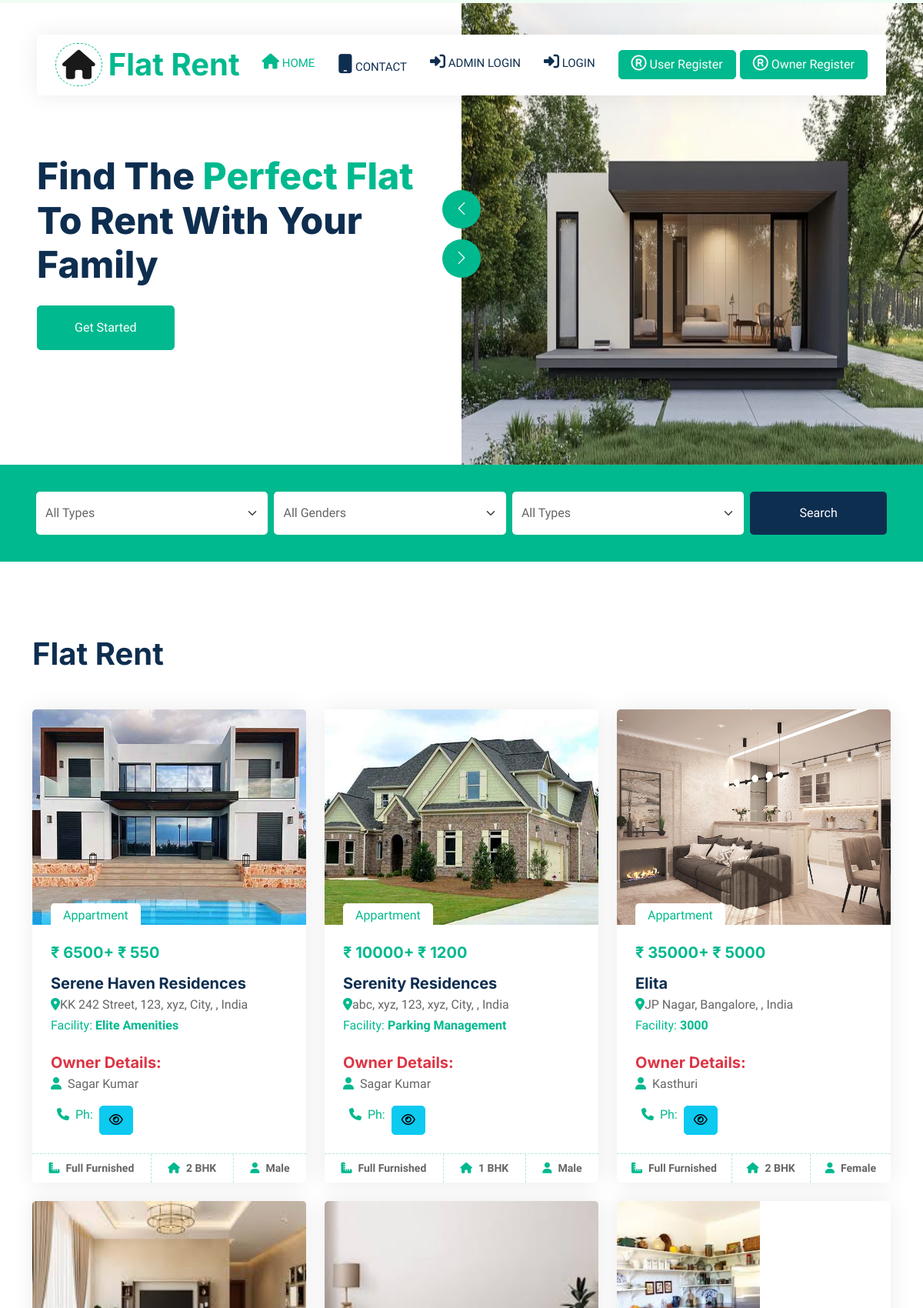
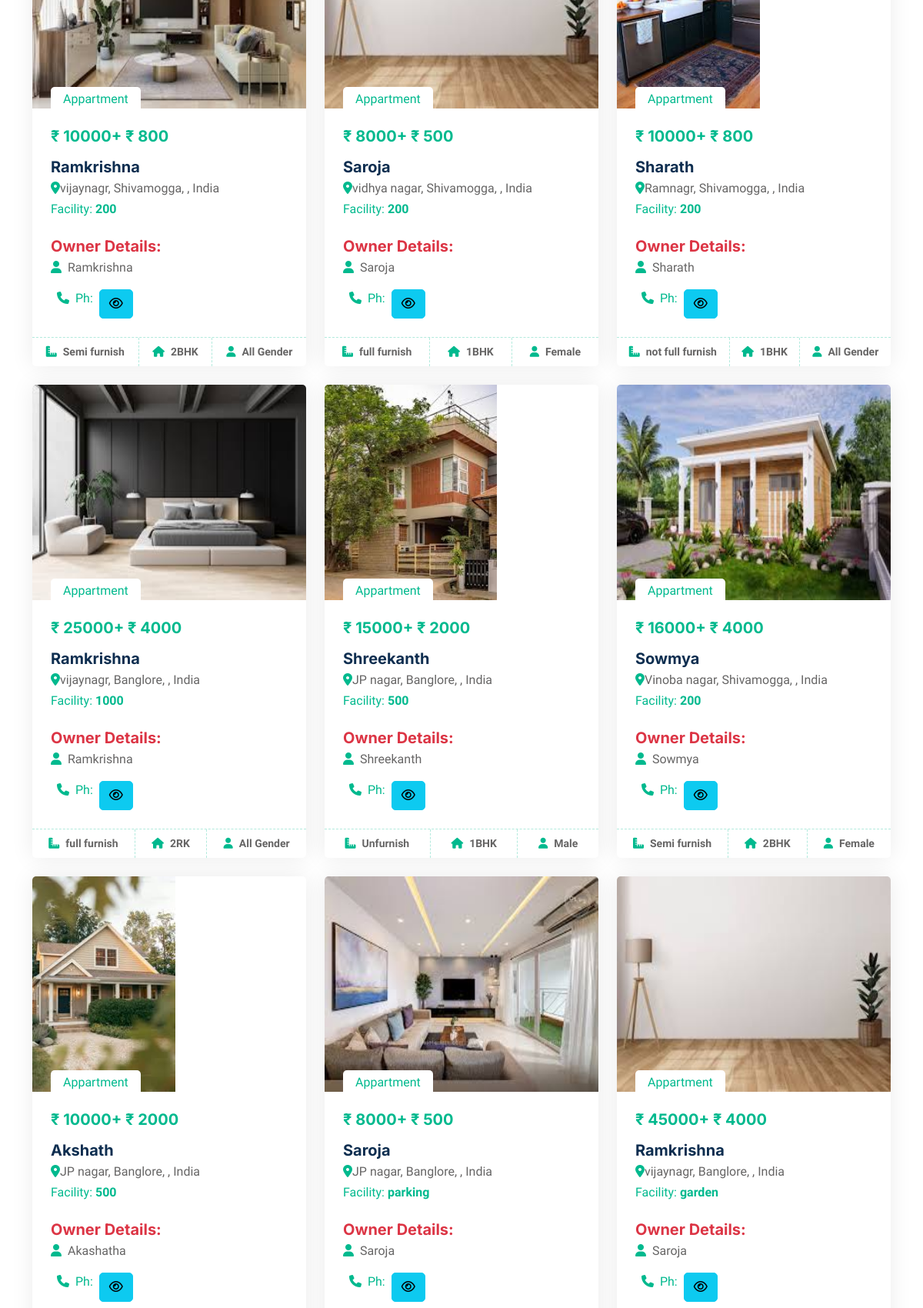
The page / (upper part) on the database its author committed (2 pictures, top to bottom).
### Flatapp/models.py (models this page shows, shortened)
class Apartment(models.Model):
    owner = models.ForeignKey(Owner, on_delete=models.CASCADE, null=True, blank=True)
    name = models.CharField(max_length=100, null=True, blank=True)
    address = models.CharField(max_length=100, null=True, blank=True)
    city = models.CharField(max_length=100, null=True, blank=True)
    state = models.CharField(max_length=200, null=True, blank=True)
    furnish = models.CharField(max_length=200, null=True, blank=True)
    atype = models.CharField(max_length=200, null=True, blank=True)
    ebill = models.CharField(max_length=200, null=True, blank=True)
    extra = models.CharField(max_length=200, null=True, blank=True)
    gender = models.CharField(max_length=200, null=True, blank=True)
    rent = models.CharField(max_length=200, null=True, blank=True)
    pic1 = models.FileField(null=True, blank=True)
    pic2 = models.FileField(null=True, blank=True)
    pic3 = models.FileField(null=True, blank=True)
    pic4 = models.FileField(null=True, blank=True)
    status = models.IntegerField(choices=STATUS, default=1)
    creationdate = models.DateTimeField(auto_now_add=True)

class Owner(models.Model):
    user = models.ForeignKey(User, on_delete=models.CASCADE, null=True, blank=True)
    address = models.CharField(max_length=100, null=True, blank=True)
    mobile = models.CharField(max_length=100, null=True, blank=True)
    elect_img = models.FileField(null=True, blank=True)
    sec_question = models.CharField(max_length=200, null=True, blank=True)
    answer = models.CharField(max_length=200, null=True, blank=True)
    aadhar_img = models.FileField(null=True, blank=True)
    gender = models.CharField(max_length=200, null=True, blank=True)
    status = models.IntegerField(choices=STATUS, default=2)
    creationdate = models.DateTimeField(auto_now_add=True)

### Flatapp/views.py (the view)
# urls.py: path('',index, name="index"),
def index(request):
    apart = Apartment.objects.filter(status=1)
    return render(request, "home.html", locals())

### Flatapp/templates/home.html (shortened to what this page needs)
{% extends 'index.html' %}
{% load static %}
{% block body %}
<link rel="stylesheet" href="https://cdnjs.cloudflare.com/ajax/libs/font-awesome/6.2.0/css/all.min.css" />
        <div class="container-fluid header bg-white p-0">
            <div class="row g-0 align-items-center flex-column-reverse flex-md-row">
                <div class="col-md-6 p-5 mt-lg-5">
                    <h1 class="display-5 animated fadeIn mb-4">Find The <span class="text-primary">Perfect Flat</span> To Rent With Your Family</h1>
                    <a href="" class="btn btn-primary py-3 px-5 me-3 animated fadeIn">Get Started</a>
                </div>
                <div class="col-md-6 animated fadeIn">
                    <div class="owl-carousel header-carousel">
                        <div class="owl-carousel-item">
                            <img class="img-fluid" src="{% static 'img/rep2.jpg' %}" alt="">
                        </div>
                    </div>
                </div>
            </div>
        </div>
        <div class="container-fluid bg-primary mb-5 wow fadeIn" data-wow-delay="0.1s" style="padding: 35px;">
            <div class="container">
                <form action="/apartment_search/" method="post" enctype="multipart/form-data">
                    <div class="row g-2">
                        <div class="col-md-10">
                            <div class="row g-2">
                                <div class="col-md-4">
                                    <select name="atype" class="form-select border-0 py-3">
                                        <option value="All">All Types</option>
                                    </select>
                                </div>
                                <div class="col-md-4">
                                    <select name="gender" class="form-select border-0 py-3">
                                        <option value="All">All Genders</option>
                                    </select>
                                </div>
                                <div class="col-md-4">
                                    <select name="furnish" class="form-select border-0 py-3">
                                        <option value="All">All Types</option>
                                    </select>
                                </div>
                            </div>
                        </div>
                        <div class="col-md-2">
                            <button class="btn btn-dark border-0 w-100 py-3" type="submit">Search</button>
                        </div>
                    </div>
                </form>
            </div>
        </div>
            <div class="container-xxl py-5">
            <div class="container">
                <div class="row g-0 gx-5 align-items-end">
                    <div class="col-lg-6">
                        <div class="text-start mx-auto mb-5 wow slideInLeft" data-wow-delay="0.1s">
                            <h1 class="mb-3">Flat Rent</h1>
                        </div>
                    </div>
                </div>
                <div class="tab-content">
                    <div id="tab-1" class="tab-pane fade show p-0 active">
                        <div class="row g-4">
                            {% for i in apart %}
                            <div class="col-lg-4 col-md-6 wow fadeInUp" data-wow-delay="0.1s">
                                <div class="property-item rounded overflow-hidden">
                                    <div class="position-relative overflow-hidden">
                                        <img class="img-fluid" src="{{i.pic1.url}}" style="height:280px" alt="">
                                        <div class="bg-white rounded-top text-primary position-absolute start-0 bottom-0 mx-4 pt-1 px-3">Appartment</div>
                                    </div>
                                    <div class="p-4 pb-0">
                                        <h5 class="text-primary mb-3">₹ {{i.rent}}+ ₹ {{i.ebill}}</h5>
                                        <h4 class="d-block h5 mb-1">{{i.name}}</h4>
                                        <p><i class="fas fa-map-marker-alt text-primary me-0"></i>{{i.address}}, {{i.city}}, {{i.district}}, India</p>
                                        <div style="margin-top:-13px"><span class="d-block float-start mb-3 text-primary">Facility: <b> {{i.extra}}</b></span></div>
                                    </div><br>
                                    <div class="p-4 pb-0">
                                        <h5 class="text-danger mb-1">Owner Details:</h5>
                                        <p><i class="fas fa-user text-primary me-1"></i> {{i.owner.user.first_name}}</p>
                                        <div><span class="d-block float-start mb-0 text-primary px-2"><i class="fas fa-phone text-primary me-1"></i> Ph: </span> <b>
                                            <button type="button" class="btn btn-info" id="email-btn-{{forloop.counter}}" onclick="togglePassword('email-{{forloop.counter}}', this.id)"><i class="fa fa-eye"></i></button>
                                        </b></div>
                                    </div><br>
                                    <div class="col-md-12 d-flex border-top pb-0">
                                        <small class="flex-fill text-center border-end py-2"><b><i class="fas fa-ruler-combined text-primary me-2"></i>{{i.furnish}}</b></small>
                                        <small class="flex-fill text-center border-end py-2"><b><i class="fa fa-home text-primary me-2"></i>{{i.atype}}</b></small>
                                        <small class="flex-fill text-center py-2"><b><i class="fa fa-user text-primary me-2"></i>{{i.gender}}</b></small>
                                    </div>
                                </div>
                            </div>
                            {% endfor %}
                        </div>
                    </div>
                </div>
            </div>
        </div>
{% endblock %}

### Flatapp/templates/index.html (shortened to what this page needs)
<!DOCTYPE html>
{% load static %}
<html lang="en">
<head>
    <link href="https://cdnjs.cloudflare.com/ajax/libs/font-awesome/5.10.0/css/all.min.css" rel="stylesheet">
    <link href="https://cdn.jsdelivr.net/npm/bootstrap-icons@1.4.1/font/bootstrap-icons.css" rel="stylesheet">
    <link href="{% static 'lib/animate/animate.min.css' %}" rel="stylesheet">
    <link href="{% static 'lib/owlcarousel/assets/owl.carousel.min.css' %}" rel="stylesheet">
    <link href="{% static 'css/bootstrap.min.css' %}" rel="stylesheet">
    <link rel="stylesheet" href="https://cdnjs.cloudflare.com/ajax/libs/font-awesome/4.7.0/css/font-awesome.min.css">
    <link href="{% static 'css/style.css' %}" rel="stylesheet">
</head>
<body>
    <div class="container-xxl bg-white p-0">
        <div class="container-fluid nav-bar bg-transparent">
            <nav class="navbar navbar-expand-lg bg-white navbar-light py-0 px-4">
                <a href="/" class="navbar-brand d-flex align-items-center text-center">
                    <div class="icon p-2 me-2">
                        <i class="fa fa-home" style='font-size:38px;'></i>
                    </div>
                    <h1 class="m-0 text-primary">Flat Rent</h1>
                </a>
                <div class="collapse navbar-collapse" id="navbarCollapse">
                    <div class="navbar-nav ms-auto">
                        <a href="/" class="nav-item nav-link active"><i class='fas fa-home' style='font-size:20px'></i> Home</a>
                        {% if not request.user.is_authenticated %}
                            <a href="/contact/" class="nav-item nav-link"><i class='fa fa-mobile-phone' style='font-size:25px'></i> Contact</a>
                        {% endif %}
                        {% if request.user.is_authenticated %}
                            {% if request.user.is_staff %}
                                <a href="/owner_table/" class="nav-item nav-link"> Owners</a>
                                <a href="/user_table/" class="nav-item nav-link"> Users</a>
                                <a href="/apartment_admtable/" class="nav-item nav-link"> Apartments</a>
                                <a href="/feedback/" class="nav-item nav-link"> Feedbacks</a>
                                <div class="nav-item dropdown">
                                    <a href="#" class="nav-link dropdown-toggle" data-bs-toggle="dropdown" style="color:red"> Hi! {{ request.user.username }}</a>
                                    <div class="dropdown-menu rounded-0 m-0">
                                        <a href="/admin_change_password/" class="dropdown-item">Change Password</a>
                                        <a href="/logout_user/" class="dropdown-item">Logout</a>
                                    </div>
                                </div>
                        {% elif request.user.owner_set.all %}
                                <a href="/apartment_table/" class="nav-item nav-link"> Apartments</a>
                                <a href="/user_booking_list/" class="nav-item nav-link"> Users</a>
                                <a href="/user_payment/" class="nav-item nav-link"> Payments</a>
                                <div class="nav-item dropdown">
                                    <a href="#" class="nav-link dropdown-toggle" style="color:red" data-bs-toggle="dropdown"> Hi! {{ request.user.username }}</a>
                                    <div class="dropdown-menu rounded-0 m-0">
                                        <a href="/user-change/" class="dropdown-item">Change Password</a>
                                        <a href="/owner_profile/" class="dropdown-item">Profile</a>
                                        <a href="/logout_user/" class="dropdown-item">Logout</a>
                                    </div>
                                </div>
                        {% else %}
                                <a href="/user_booking_apartment/" class="nav-item nav-link"> Bookings</a>
                                <a href="/send-feedback/" class="nav-item nav-link"> Feedback</a>
                                <div class="nav-item dropdown">
                                    <a href="#" class="nav-link dropdown-toggle" data-bs-toggle="dropdown" style="color:red"> Hi! {{ request.user.username }}</a>
                                    <div class="dropdown-menu rounded-0 m-0">
                                        <a href="/user-change/" class="dropdown-item">Change Password</a>
                                        <a href="/user_profile/" class="dropdown-item">User Profile</a>
                                        <a href="/logout_user/" class="dropdown-item">Logout</a>
                                    </div>
                                </div>
                        {% endif %}
                        {% else %}
                        <a href="/admin_login/" class="nav-item nav-link"><i class='fas fa-sign-in-alt' style='font-size:20px'></i> Admin Login</a>
                        <a href="/user_login/" class="nav-item nav-link"><i class='fas fa-sign-in-alt' style='font-size:20px'></i> Login</a>
                    </div>
                    <a href="/user_register/" class="btn btn-primary px-3 d-none d-lg-flex" style="margin-right:5px"><i class='fa fa-registered' style='font-size:20px'></i>&nbsp;User Register</a><br>
                    <a href="/owner_register/" class="btn btn-primary px-3 d-none d-lg-flex"><i class='fa fa-registered' style='font-size:20px'></i>&nbsp;Owner Register</a>
                    {% endif %}
                </div>
            </nav>
        </div>
{% block body %}
{% endblock %}
    </div>
</body>
</html>

### Flatapp/static/css/style.css (style rules this page uses)
:root { --primary: #00B98E; --secondary: #FF6922; --light: #EFFDF5; --dark: #0E2E50; }
.btn { transition: .5s; }
.btn.btn-primary, .btn.btn-secondary { color: #FFFFFF; }
.nav-bar { position: relative; margin-top: 45px; padding: 0 3rem; transition: .5s; z-index: 9999; }
.navbar { box-shadow: 0 0 30px rgba(0, 0, 0, .08); }
.navbar-light .navbar-nav .nav-link { margin-right: 30px; padding: 25px 0; color: #FFFFFF; font-size: 15px; text-transform: uppercase; outline: none; }
.navbar-light .navbar-nav .nav-link:hover, .navbar-light .navbar-nav .nav-link.active { color: var(--primary); }
.navbar-light .navbar-brand { height: 75px; }
.navbar-light .navbar-nav .nav-link { color: var(--dark); font-weight: 500; }
@media (min-width: 992px) { .header { margin-top: -120px; } }
.icon { padding: 15px; display: inline-flex; align-items: center; justify-content: center; background: #FFFFFF !important; border-radius: 50px; border: 1px dashed var(--primary) !important; }
.property-item { box-shadow: 0 0 30px rgba(0, 0, 0, .08); }
.property-item img { transition: .5s; }
.property-item .border-top { border-top: 1px dashed rgba(0, 185, 142, .3) !important; }
.property-item .border-end { border-right: 1px dashed rgba(0, 185, 142, .3) !important; }

### rows shown on the page
Apartment: pic1 (picture), rent "6500", ebill "550", name "Serene Haven Residences", address "KK 242 Street", city "123, xyz, City", extra "Elite Amenities", owner.user.first_name "Sagar Kumar", furnish "Full Furnished", atype "2 BHK", gender "Male"
Apartment: pic1 (picture), rent "10000", ebill "1200", name "Serenity Residences", address "abc, xyz, 123", city "xyz, City", extra "Parking Management", owner.user.first_name "Sagar Kumar", furnish "Full Furnished", atype "1 BHK", gender "Male"
Apartment: pic1 (picture), rent "35000", ebill "5000", name "Elita", address "JP Nagar", city "Bangalore", extra "3000", owner.user.first_name "Kasthuri", furnish "Full Furnished", atype "2 BHK", gender "Female"
Apartment: pic1 (picture), rent "10000", ebill "800", name "Ramkrishna", address "vijaynagr", city "Shivamogga", extra "200", owner.user.first_name "Ramkrishna", furnish "Semi furnish", atype "2BHK", gender "All Gender"
Apartment: pic1 (picture), rent "8000", ebill "500", name "Saroja", address "vidhya nagar", city "Shivamogga", extra "200", owner.user.first_name "Saroja", furnish "full furnish", atype "1BHK", gender "Female"
Apartment: pic1 (picture), rent "10000", ebill "800", name "Sharath", address "Ramnagr", city "Shivamogga", extra "200", owner.user.first_name "Sharath", furnish "not full furnish", atype "1BHK", gender "All Gender"
Apartment: pic1 (picture), rent "25000", ebill "4000", name "Ramkrishna", address "vijaynagr", city "Banglore", extra "1000", owner.user.first_name "Ramkrishna", furnish "full furnish", atype "2RK", gender "All Gender"
Apartment: pic1 (picture), rent "15000", ebill "2000", name "Shreekanth", address "JP nagar", city "Banglore", extra "500", owner.user.first_name "Shreekanth", furnish "Unfurnish", atype "1BHK", gender "Male"
Apartment: pic1 (picture), rent "16000", ebill "4000", name "Sowmya", address "Vinoba nagar", city "Shivamogga", extra "200", owner.user.first_name "Sowmya", furnish "Semi furnish", atype "2BHK", gender "Female"
Apartment: pic1 (picture), rent "10000", ebill "2000", name "Akshath", address "JP nagar", city "Banglore", extra "500", owner.user.first_name "Akashatha"
Apartment: pic1 (picture), rent "8000", ebill "500", name "Saroja", address "JP nagar", city "Banglore", extra "parking", owner.user.first_name "Saroja"
Apartment: pic1 (picture), rent "45000", ebill "4000", name "Ramkrishna", address "vijaynagr", city "Banglore", extra "garden", owner.user.first_name "Saroja"
